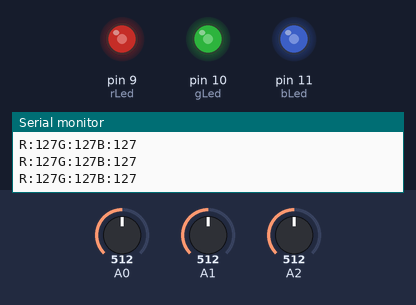
The sketch below on a simulated Arduino Uno, built with avr-gcc and run on an emulated ATmega328P. Shown: output pins drawn as LEDs (lit = HIGH), the last lines printed to the serial monitor. Inputs (shaded band) come from the test bench; at power-on: A0 = 512, A1 = 512, A2 = 512.

Above: at 1.2 s.
1.3 s: A0 set to 416
At 2.5 s:
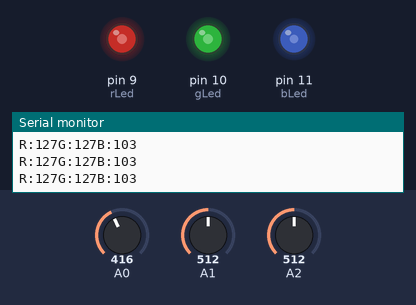
4.3 s: A0 set to 393
At 5.8 s:
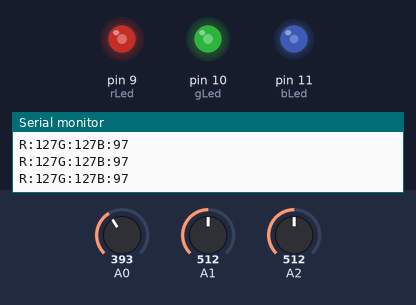
7.3 s: A1 set to 716
At 8.2 s:
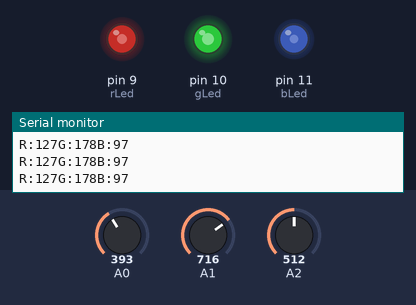
8.8 s: A2 set to 716
At 10.0 s:
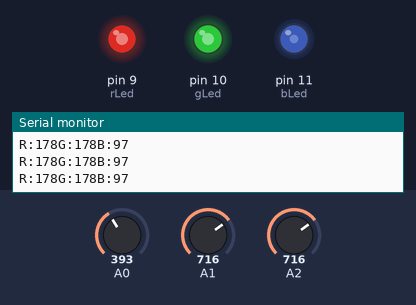
10.3 s: A1 set to 900
At 10.7 s:
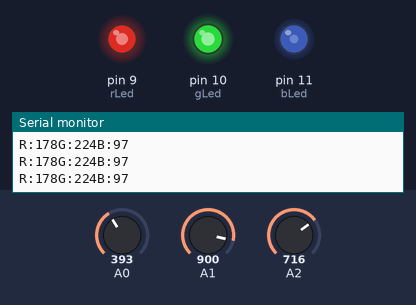
11.8 s: A2 set to 900
At 13.1 s:
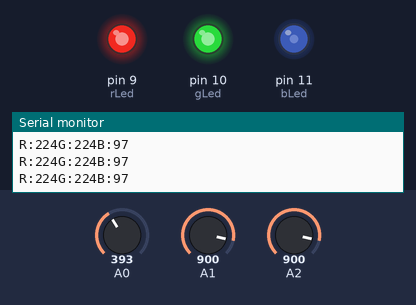
Timing chart, 0 to 14.3 s (numbered marks = the images above; inputs shaded):
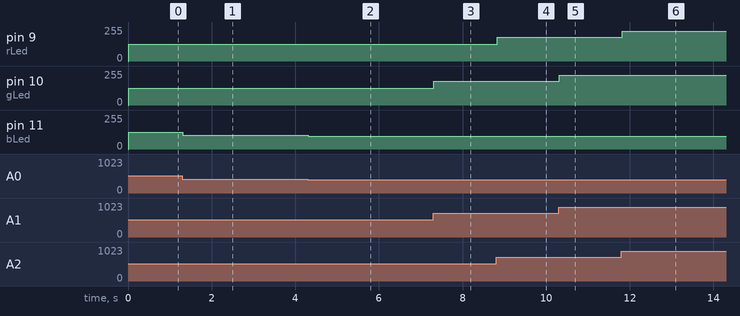

Measured:
- after the input at 1.3 s, pin 11 (bLed): 127/255 → 103/255 at once
- after the input at 4.3 s, pin 11 (bLed): 103/255 → 97/255 at once
- after the input at 7.3 s, pin 10 (gLed): 127/255 → 178/255 at once
- after the input at 8.8 s, pin 9 (rLed): 127/255 → 178/255 at once
- after the input at 10.3 s, pin 10 (gLed): 178/255 → 224/255 at once
- after the input at 11.8 s, pin 9 (rLed): 178/255 → 224/255 at once

The sketch:

colors.ino
```cpp
const int rLed = 9;
const int gLed = 10;
const int bLed = 11;

const int rSensor = A2;
const int gSensor = A1;
const int bSensor = A0;

void setup() {
  pinMode(rLed, OUTPUT);
  pinMode(gLed, OUTPUT);
  pinMode(gLed, OUTPUT);
  Serial.begin(9600);
}

int scaleToRGB(int rawValue, int maxValue) {
  return ((float) rawValue / maxValue) * 255;
}

int getValue(int sensor) {
  int val = analogRead(sensor);
  delay(5);
  return val;
}

void loop() {
  int rVal = scaleToRGB(getValue(rSensor), 1023);
  int gVal = scaleToRGB(getValue(gSensor), 1023);
  int bVal = scaleToRGB(getValue(bSensor), 1023);
  Serial.print("\nR:");
  Serial.print(rVal);
  Serial.print("G:");
  Serial.print(gVal);
  Serial.print("B:");
  Serial.print(bVal);
  analogWrite(rLed, rVal);
  analogWrite(gLed, gVal);
  analogWrite(bLed, bVal);
}
```
